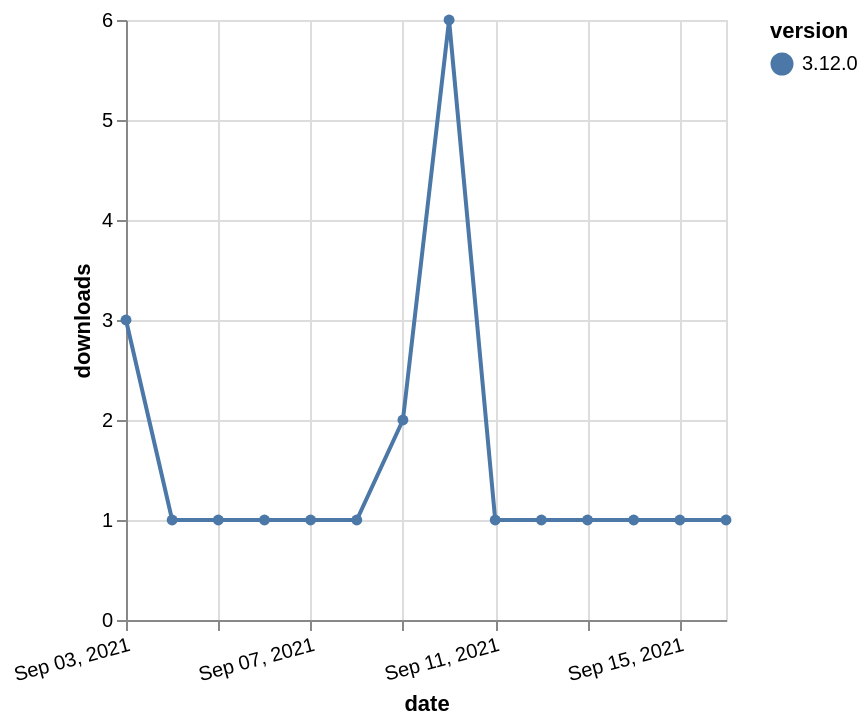

This figure's Vega-Lite source:
### Vega-Lite specification from a JSON file in a GitHub repository (floating-point values rounded to 4 significant figures)
{"$schema": "https://vega.github.io/schema/vega-lite/v5.json", "description": "A simple bar chart with embedded data.", "data": {"values": [{"date": "2021-09-03", "total": 518, "delta": 3, "version": "3.12.0"}, {"date": "2021-09-04", "total": 519, "delta": 1, "version": "3.12.0"}, {"date": "2021-09-05", "total": 520, "delta": 1, "version": "3.12.0"}, {"date": "2021-09-06", "total": 521, "delta": 1, "version": "3.12.0"}, {"date": "2021-09-07", "total": 522, "delta": 1, "version": "3.12.0"}, {"date": "2021-09-08", "total": 523, "delta": 1, "version": "3.12.0"}, {"date": "2021-09-09", "total": 525, "delta": 2, "version": "3.12.0"}, {"date": "2021-09-10", "total": 531, "delta": 6, "version": "3.12.0"}, {"date": "2021-09-11", "total": 532, "delta": 1, "version": "3.12.0"}, {"date": "2021-09-12", "total": 533, "delta": 1, "version": "3.12.0"}, {"date": "2021-09-13", "total": 534, "delta": 1, "version": "3.12.0"}, {"date": "2021-09-14", "total": 535, "delta": 1, "version": "3.12.0"}, {"date": "2021-09-15", "total": 536, "delta": 1, "version": "3.12.0"}, {"date": "2021-09-16", "total": 537, "delta": 1, "version": "3.12.0"}]}, "width": "container", "mark": {"type": "line", "point": {"filled": true}}, "encoding": {"x": {"field": "date", "type": "temporal", "timeUnit": "yearmonthdate", "title": "date", "axis": {"labelAngle": -15}}, "y": {"field": "delta", "type": "quantitative", "title": "downloads"}, "color": {"field": "version", "type": "nominal"}, "tooltip": {"field": "delta"}}}
